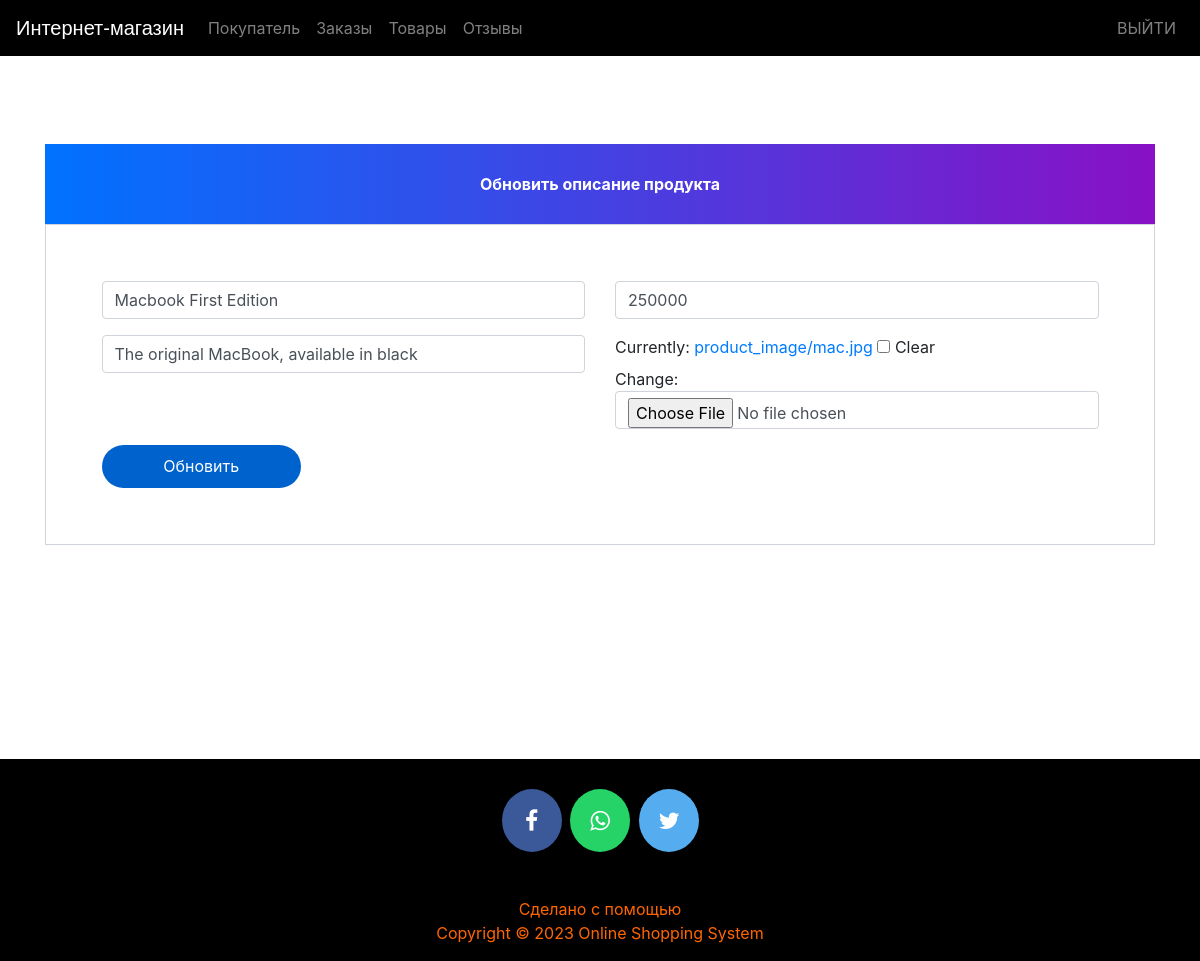
Screenshot of /update-product/4 (signed in) with the database file from the repository.
### ecom/models.py (models this page shows, shortened)
class Product(models.Model):
    name = models.CharField(max_length=40)
    product_image = models.ImageField(upload_to='product_image/', null=True, blank=True)
    price = models.PositiveIntegerField()
    description = models.CharField(max_length=40)

### ecom/views.py (the view)
# urls.py: path('update-product/<int:pk>', views.update_product_view, name='update-product'),
@login_required(login_url='adminlogin')
def update_product_view(request, pk):
    product = models.Product.objects.get(id=pk)
    productForm = forms.ProductForm(instance=product)
    if request.method == 'POST':
        productForm = forms.ProductForm(request.POST, request.FILES, instance=product)
        if productForm.is_valid():
            productForm.save()
            return redirect('admin-products')
    return render(request, 'ecom/admin_update_product.html', {'productForm': productForm})

### ecom/forms.py
class ProductForm(forms.ModelForm):
    class Meta:
        model = models.Product
        fields = ['name', 'price', 'description', 'product_image']

### templates/ecom/admin_update_product.html (shortened to what this page needs)
{% extends 'ecom/admin_base.html' %}
{% load widget_tweaks %}
{% block content %}
<head>
  <link href="//maxcdn.bootstrapcdn.com/bootstrap/4.1.1/css/bootstrap.min.css" rel="stylesheet" id="bootstrap-css">
</head>
<br><br><br><br><br><br>
<form method="post" enctype="multipart/form-data">
  <div class="container register-form">
    <div class="form">
      <div class="note">
        <p>Обновить описание продукта</p>
      </div>
      <div class="form-content">
        <div class="row">
          <div class="col-md-6">
            <div class="form-group">
              {% render_field productForm.name class="form-control" placeholder="Наименование" %}
            </div>
            <div class="form-group">
              {% render_field productForm.description class="form-control" placeholder="Описание" %}
            </div>
          </div>
          <div class="col-md-6">
            <div class="form-group">
              {% render_field productForm.price class="form-control" placeholder="Цена" %}
            </div>
            <div class="form-group">
              {% render_field productForm.product_image class="form-control" placeholder="Изображение продукта" %}
            </div>
          </div>
        </div>
        <button type="submit" class="btnSubmit">Обновить</button>
      </div>
    </div>
  </div>
</form>
{% endblock content %}

### templates/ecom/admin_base.html (style rules this page uses)
p { text-align: center; }

### templates/ecom/admin_update_product.html (style rules this page uses)
a:link { text-decoration: none; }
.note { text-align: center; height: 80px; background: -webkit-linear-gradient(left, #0072ff, #8811c5); color: #fff; font-weight: bold; line-height: 80px; }
.form-content { padding: 5%; border: 1px solid #ced4da; margin-bottom: 2%; }
.form-control { border-radius: 1.5rem; }
.btnSubmit { border: none; border-radius: 1.5rem; padding: 1%; width: 20%; cursor: pointer; background: #0062cc; color: #fff; }

### rows the page displays
Product: name "Macbook First Edition", description "The original MacBook, available in black", price "250000"
